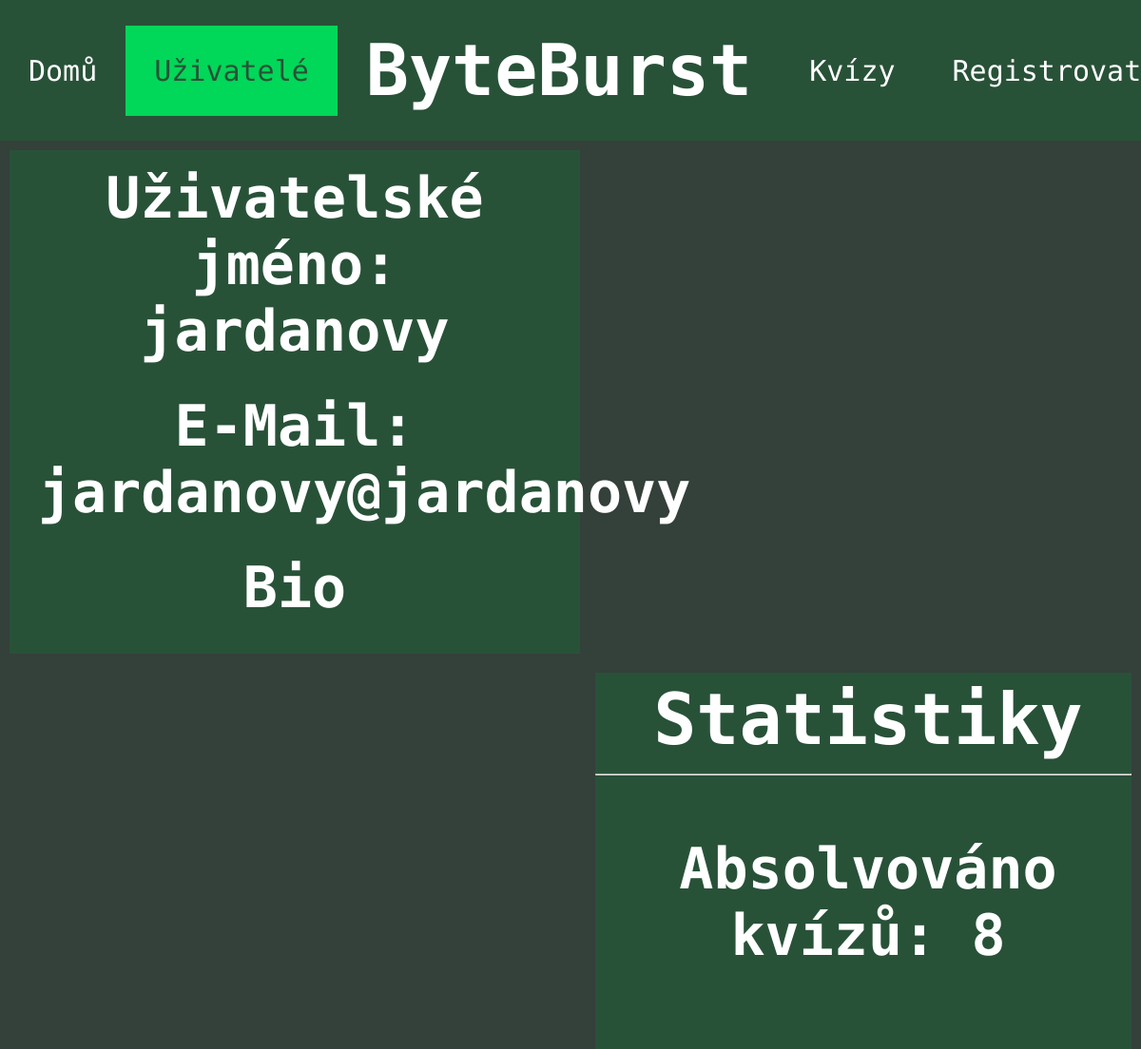
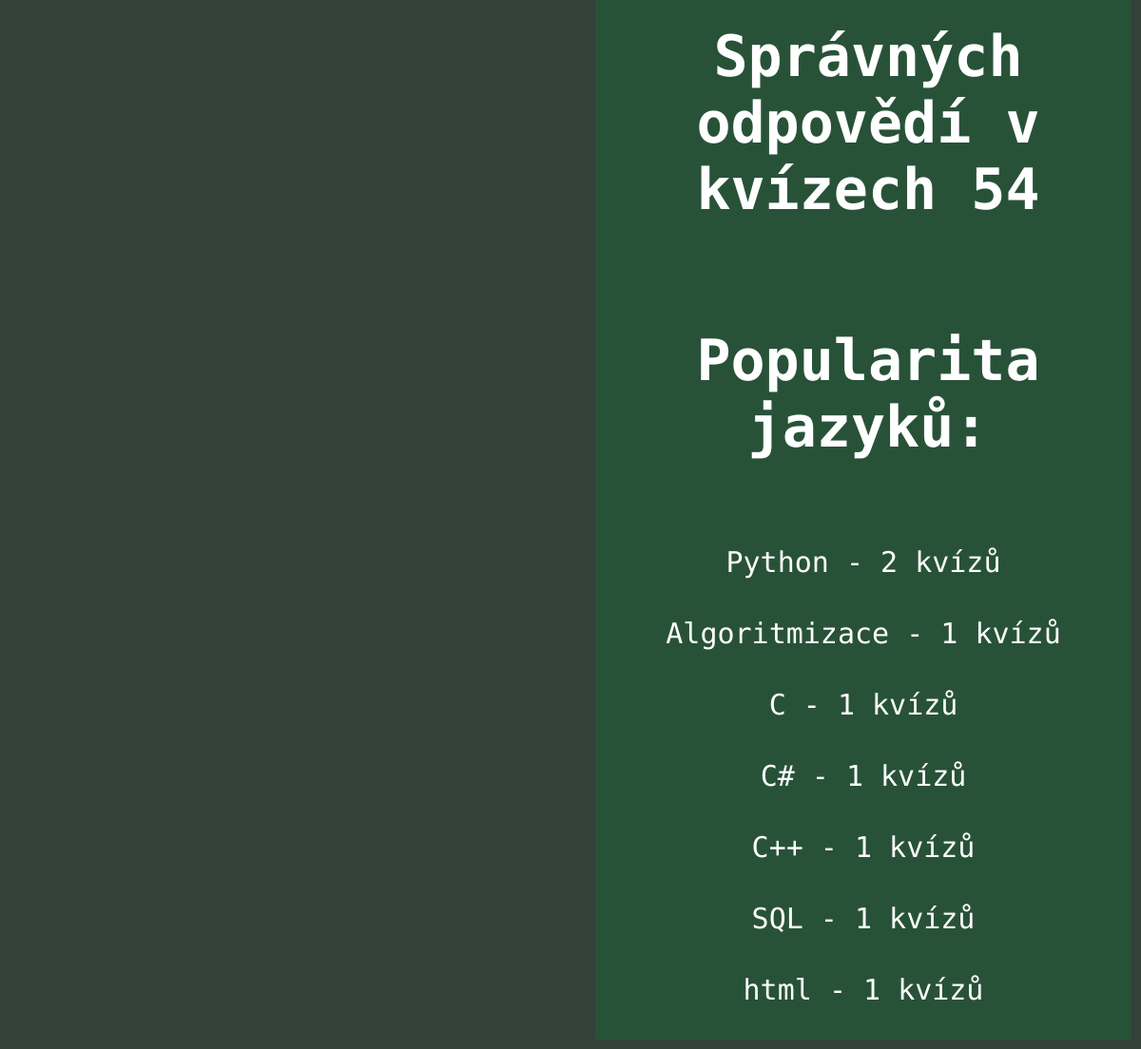
The app's page /users/34 with its own data (2 pictures, top to bottom).
### tables this page shows
CREATE TABLE "user" (
	"id"	INTEGER,
	"username"	TEXT UNIQUE,
	"email"	TEXT UNIQUE,
	"password"	TEXT,
	"bio"	TEXT,
	"quiz_correct"	INTEGER DEFAULT 0,
	"quiz_absolved"	INTEGER DEFAULT 0,
	"is_admin"	INTEGER DEFAULT 0,
	"is_active"	INTEGER NOT NULL DEFAULT 1,
	PRIMARY KEY("id" AUTOINCREMENT)
);

CREATE TABLE "category" (
	"id"	INTEGER,
	"name"	TEXT,
	PRIMARY KEY("id" AUTOINCREMENT)
);

### app.py (the view)
@app.route("/users/<user_id>") # route pro zobrazení konkrétního už. profilu
def user(user_id):
    cur, con=db_connect()
    cur.execute("SELECT username, email, bio FROM user WHERE id=?", (user_id,)) # vybrání už. jména, e-mailu, bia, počtu správných odpovědí a absolvovaných kvízů z tabulky user v záznamech, kde se id rovná předanému parametru
    username, email, bio=cur.fetchone() # spojení výsledku dotazu do stejnojmenných proměnných
    cur.execute("SELECT quiz_correct, quiz_absolved FROM statistics WHERE user_id=?", (user_id,)) #vybrání quiz_correct, quiz_absolved z tabulky statistics, kde user_id rovná proměnné user_id
    quiz_correct, quiz_absolved=cur.fetchone() #spojení výsledku dotazu do proměnných quiz_correct a quiz_absolved
    cur.execute("SELECT * FROM language_popularity WHERE user_id=?",(user_id,)) # vybrání všech atributů z tabulky language_popularity
    language_popularity_temporary=cur.fetchall() # spojení výsledku do dotazu language popularity
    cur.execute("SELECT name FROM category") # výběr jmen kategorií z tabulky category
    categories=cur.fetchall() # spojení výsledku dotazu do tabulky categories
    language_popularity={} # založení dictionary language_popularity
    for i in range (0, len(categories)): # založení for cyklu pro procházení jednotlivých dílčích kategorií
        language_popularity[categories[i]]=language_popularity_temporary[i][3] # nastavení hodnoty v language_popularity s klíčem categories[i], tedy dílčí kategorie, na hodnotu třetí hodnotu v i-tém listu v language_popularity_temporary
    language_popularity=sorted(language_popularity.items(), key=lambda x: x[1], reverse=True) # language_popularity.items přetvoří dictionary na list, ve kterém jsou další listy, které vždy obsahující dvojici klíč a k ní hodnota
    return render_template("pages/profil.html", active=2, username=username, email=email, bio=bio, quiz_correct=quiz_correct, quiz_absolved=quiz_absolved, language_popularity=language_popularity, is_admin=0)

### app.py (called while the page is built)
def db_connect():
    con = sqlite3.connect("database.db") # připojení do databáze uložené v adresáři jako database.db
    cur = con.cursor() # vytvoření cursor pro interakci s databází
    return cur, con

### templates/pages/profil.html (shortened to what this page needs)
{% extends "layout/header.html" %}
{% block content %}
<div class="profile-left-section">
    <h2>Uživatelské jméno: {{ username }}</h2><br>
    <h2>E-Mail: {{ email }}</h2><br>
    <h2>Bio</h2><br>
</div>
<div class="profile-right-section">
    <h1>Statistiky</h1>
    <hr>
    <h2>Absolvováno kvízů: {{ quiz_absolved }}</h2>
    <h2>Správných odpovědí v kvízech {{ quiz_correct }}</h2>
    <h2 style="text-align: center;">Popularita jazyků:</h2>
    {% for element in language_popularity %}
        <p>{{ element[0][0] }} - {{ element[1] }} kvízů</p>
    {% endfor %}
</div>
{% endblock %}

### static/css/style.css (style rules this page uses)
* { font-family: "Ubuntu Mono", monospace; color: white; }
:root { --background-green:#285238; --hover-green:#007C41; --active-green:#01D758; --page-background: #34403A; }
body { margin: 0; padding: 0; background-color: #34403A; }
h1 { font-size: 75px; display: inline-block; text-align: center; margin: auto; position: relative; }
h2 { font-size: 60px; display: inline-block; }
.profile-left-section { width: 50%; float: left; text-align: center; margin: 10px; background-color: var(--background-green); }
.profile-left-section h2 { margin: 10px; max-width: 90%; }
.profile-right-section { width: 47%; float: right; margin: 10px; background-color: var(--background-green); }
.profile-right-section h1,h2 { width: 100%; padding: 5px; text-align: center; }
.profile-right-section p { font-size: 30px; padding: 5px; text-align: center; }

### records on screen
user: username "jardanovy", email "jardanovy@jardanovy"
category: name "Python", element "2"
category: name "Algoritmizace", id "1"
category: name "C", element "1"
category: name "C#", element "1"
category: name "C++", element "1"
category: name "SQL", element "1"
category: name "html", element "1"

### other values on screen
{{ quiz_absolved }} "8"
{{ quiz_correct }} "54"
